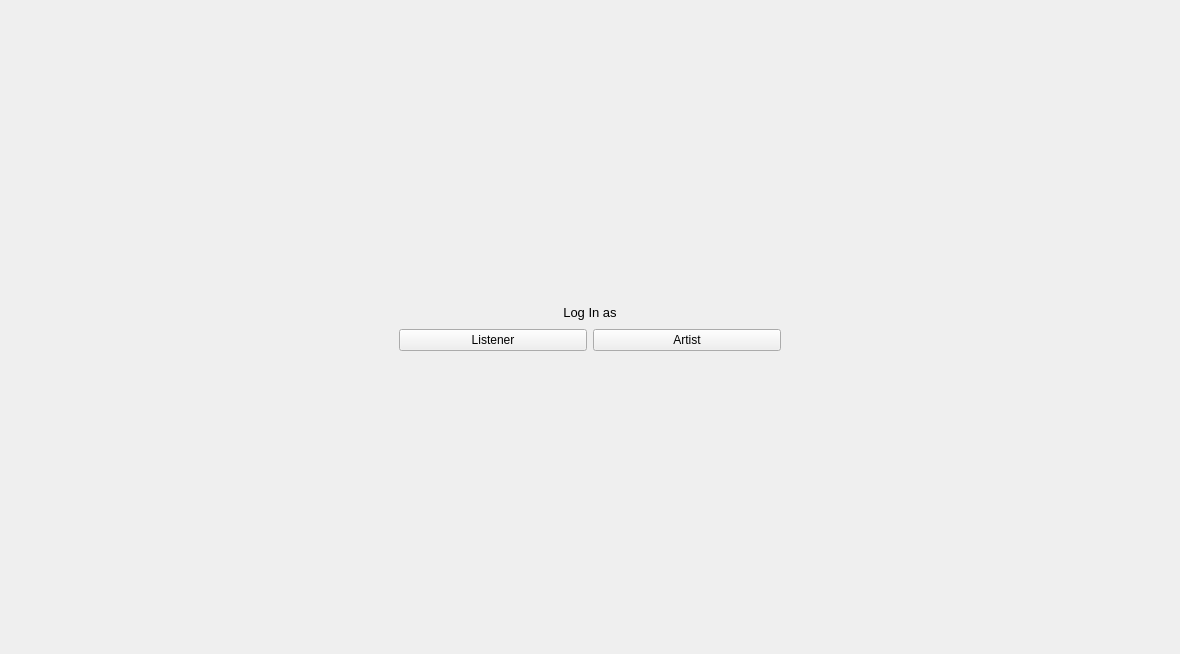
<?xml version="1.0" encoding="UTF-8"?>
<ui version="4.0">
 <class>InitialWindow</class>
 <widget class="QMainWindow" name="InitialWindow">
  <property name="geometry">
   <rect>
    <x>0</x>
    <y>0</y>
    <width>1180</width>
    <height>654</height>
   </rect>
  </property>
  <property name="windowTitle">
   <string>MainWindow</string>
  </property>
  <widget class="QWidget" name="centralwidget">
   <layout class="QGridLayout" name="gridLayout">
    <item row="0" column="0">
     <widget class="QStackedWidget" name="stackWidget">
      <property name="currentIndex">
       <number>0</number>
      </property>
      <widget class="QWidget" name="page">
       <layout class="QGridLayout" name="gridLayout_2">
        <item row="2" column="1">
         <layout class="QHBoxLayout" name="horizontalLayout">
          <item>
           <widget class="QPushButton" name="Listener">
            <property name="text">
             <string>Listener</string>
            </property>
           </widget>
          </item>
          <item>
           <widget class="QPushButton" name="Artist">
            <property name="text">
             <string>Artist</string>
            </property>
           </widget>
          </item>
         </layout>
        </item>
        <item row="0" column="1">
         <spacer name="verticalSpacer_2">
          <property name="orientation">
           <enum>Qt::Vertical</enum>
          </property>
          <property name="sizeHint" stdset="0">
           <size>
            <width>20</width>
            <height>40</height>
           </size>
          </property>
         </spacer>
        </item>
        <item row="4" column="1">
         <spacer name="verticalSpacer">
          <property name="orientation">
           <enum>Qt::Vertical</enum>
          </property>
          <property name="sizeHint" stdset="0">
           <size>
            <width>20</width>
            <height>40</height>
           </size>
          </property>
         </spacer>
        </item>
        <item row="2" column="2">
         <spacer name="horizontalSpacer_2">
          <property name="orientation">
           <enum>Qt::Horizontal</enum>
          </property>
          <property name="sizeHint" stdset="0">
           <size>
            <width>40</width>
            <height>20</height>
           </size>
          </property>
         </spacer>
        </item>
        <item row="1" column="0">
         <spacer name="horizontalSpacer">
          <property name="orientation">
           <enum>Qt::Horizontal</enum>
          </property>
          <property name="sizeHint" stdset="0">
           <size>
            <width>40</width>
            <height>20</height>
           </size>
          </property>
         </spacer>
        </item>
        <item row="1" column="1">
         <layout class="QHBoxLayout" name="horizontalLayout_2">
          <item>
           <spacer name="horizontalSpacer_3">
            <property name="orientation">
             <enum>Qt::Horizontal</enum>
            </property>
            <property name="sizeHint" stdset="0">
             <size>
              <width>40</width>
              <height>20</height>
             </size>
            </property>
           </spacer>
          </item>
          <item>
           <widget class="QLabel" name="label">
            <property name="text">
             <string>&lt;html&gt;&lt;head/&gt;&lt;body&gt;&lt;p align=&quot;center&quot;&gt;&lt;span style=&quot; font-size:10pt;&quot;&gt;Log In as&lt;/span&gt;&lt;/p&gt;&lt;/body&gt;&lt;/html&gt;</string>
            </property>
           </widget>
          </item>
          <item>
           <spacer name="horizontalSpacer_4">
            <property name="orientation">
             <enum>Qt::Horizontal</enum>
            </property>
            <property name="sizeHint" stdset="0">
             <size>
              <width>40</width>
              <height>20</height>
             </size>
            </property>
           </spacer>
          </item>
         </layout>
        </item>
       </layout>
      </widget>
      <widget class="QWidget" name="page_2"/>
     </widget>
    </item>
   </layout>
  </widget>
 </widget>
 <resources/>
 <connections/>
</ui>
